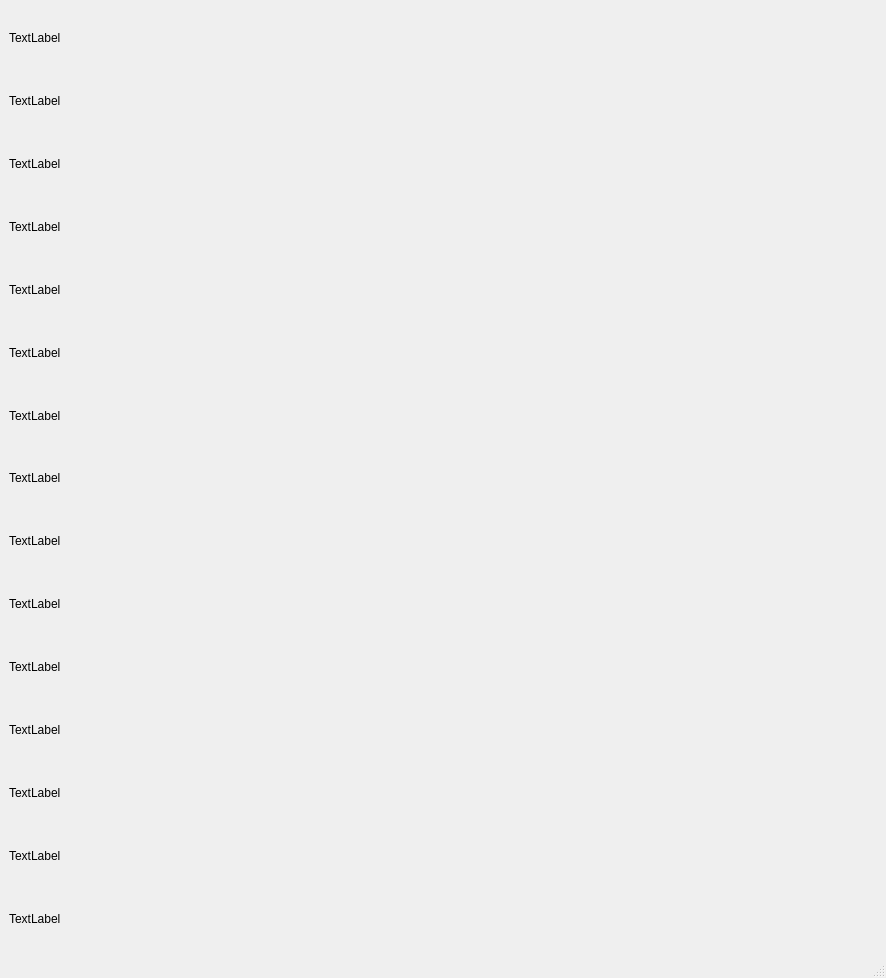
<?xml version="1.0" encoding="UTF-8"?>
<ui version="4.0">
 <class>MainWindow</class>
 <widget class="QMainWindow" name="MainWindow">
  <property name="geometry">
   <rect>
    <x>0</x>
    <y>0</y>
    <width>886</width>
    <height>978</height>
   </rect>
  </property>
  <property name="windowTitle">
   <string>MainWindow</string>
  </property>
  <widget class="QWidget" name="centralwidget">
   <property name="sizePolicy">
    <sizepolicy hsizetype="Ignored" vsizetype="Ignored">
     <horstretch>0</horstretch>
     <verstretch>0</verstretch>
    </sizepolicy>
   </property>
   <layout class="QGridLayout" name="gridLayout">
    <item row="0" column="0">
     <layout class="QVBoxLayout" name="verticalLayout">
      <item>
       <widget class="QLabel" name="label">
        <property name="text">
         <string>TextLabel</string>
        </property>
       </widget>
      </item>
      <item>
       <widget class="QLabel" name="label_2">
        <property name="text">
         <string>TextLabel</string>
        </property>
       </widget>
      </item>
      <item>
       <widget class="QLabel" name="label_3">
        <property name="text">
         <string>TextLabel</string>
        </property>
       </widget>
      </item>
      <item>
       <widget class="QLabel" name="label_4">
        <property name="text">
         <string>TextLabel</string>
        </property>
       </widget>
      </item>
      <item>
       <widget class="QLabel" name="label_5">
        <property name="text">
         <string>TextLabel</string>
        </property>
       </widget>
      </item>
      <item>
       <widget class="QLabel" name="label_6">
        <property name="text">
         <string>TextLabel</string>
        </property>
       </widget>
      </item>
      <item>
       <widget class="QLabel" name="label_7">
        <property name="text">
         <string>TextLabel</string>
        </property>
       </widget>
      </item>
      <item>
       <widget class="QLabel" name="label_8">
        <property name="text">
         <string>TextLabel</string>
        </property>
       </widget>
      </item>
      <item>
       <widget class="QLabel" name="label_9">
        <property name="text">
         <string>TextLabel</string>
        </property>
       </widget>
      </item>
      <item>
       <widget class="QLabel" name="label_10">
        <property name="text">
         <string>TextLabel</string>
        </property>
       </widget>
      </item>
      <item>
       <widget class="QLabel" name="label_11">
        <property name="text">
         <string>TextLabel</string>
        </property>
       </widget>
      </item>
      <item>
       <widget class="QLabel" name="label_12">
        <property name="text">
         <string>TextLabel</string>
        </property>
       </widget>
      </item>
      <item>
       <widget class="QLabel" name="label_13">
        <property name="text">
         <string>TextLabel</string>
        </property>
       </widget>
      </item>
      <item>
       <widget class="QLabel" name="label_14">
        <property name="text">
         <string>TextLabel</string>
        </property>
       </widget>
      </item>
      <item>
       <widget class="QLabel" name="label_15">
        <property name="text">
         <string>TextLabel</string>
        </property>
       </widget>
      </item>
     </layout>
    </item>
   </layout>
  </widget>
  <widget class="QMenuBar" name="menubar">
   <property name="geometry">
    <rect>
     <x>0</x>
     <y>0</y>
     <width>886</width>
     <height>22</height>
    </rect>
   </property>
  </widget>
  <widget class="QStatusBar" name="statusbar"/>
 </widget>
 <resources/>
 <connections/>
</ui>
